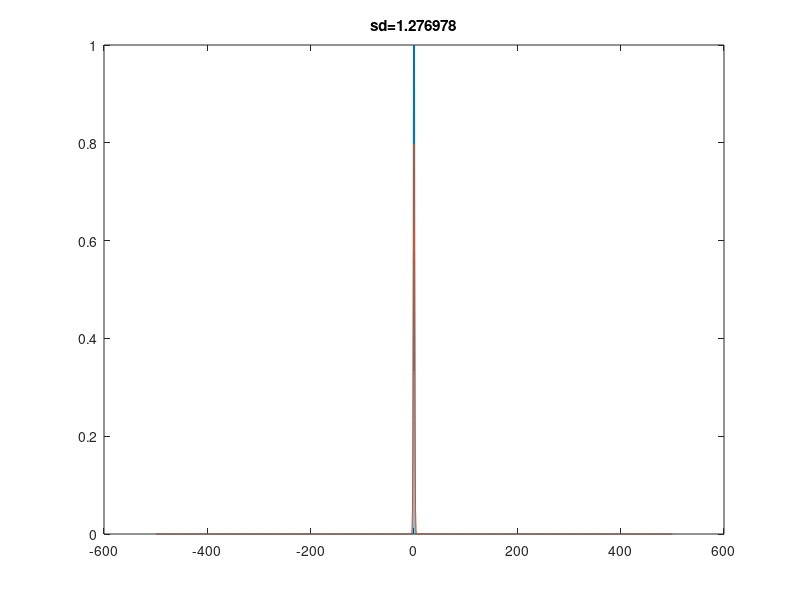

The MATLAB source for this figure: (Note: this script raises an error after producing the figure.)
function approxAvg2fwhm(appfwhm,alpha);
% linear approximation

if ~exist('appfwhm','var') || isempty(appfwhm),
  appfwhm = 5;
end;
if ~exist('alpha','var') || isempty(alpha),
  alpha = 1;
end;

a=zeros(200,1000);
a(1,500) = 1;

space = [1:1000];
space = space-space(500);

g  = zeros(size(a));
sds = zeros(size(a,1),1);
err = sds;

w=3;
n = 0;figure;clf;
while(1),
  n = n + 1;
  tmp = a(n,:);
  b=tmp([end 1:end-1]).*alpha;
  c=tmp([2:end 1]).*alpha;
  a(n+1,:)  = sum([tmp;b*w;c*w])./(1+2*w);
  a(n+1,:)  = a(n+1,:)./max(a(n+1,:));
  
  sds(n+1) = fminsearch(@(x) gFit(x,a(n+1,:),space),1);
  [err(n+1), g(n+1,:)] = gFit(sds(n+1),a(n+1,:),space);
 
  plot(space,[a(n+1,:); g(n+1,:)]);
  title(sprintf('sd=%f',sds(n+1)));
  drawnow;
  
  %if sd2fwhm(sds(n+1)*mean([1 sqrt(2)])) >= appfwhm;
  if sd2fwhm(sds(n+1)*mean([1 1])) >= appfwhm;
    %[n sd2fwhm(sds(n+1)*[1 sqrt(2)]) err(n+1)],
    break;
  end;
end;
fprintf(1,'Number of iterations: %d (alpha = %.2f) - aproximate fwhm = %.2f\n',n,alpha,appfwhm);

% crop
a = a(1:n,:);
g = g(1:n,:);
sds = sds(1:n);
err = err(1:n);
% plot
figure;clf;
subplot(2,2,1);imagesc(a);ylabel('iter (#)');
subplot(2,2,2);plot(err,'r');ylabel('error (au)');
subplot(2,2,3);imagesc(a(2:end,:)-g(2:end,:));xlabel('space (mm)');ylabel('iter (#)');
subplot(2,2,4);hold on;
plot(mean(sd2fwhm(sds*[1 sqrt(2)])'),'g');
plot(sd2fwhm(sds),'g--');
plot(sd2fwhm(sds*sqrt(2)),'g--');
ylabel('fwhm (mm)');
xlabel('iter (#)');
plot([0 n],[appfwhm appfwhm],'k:');
plot([1:n],sd2fwhm(sqrt([1:n].*alpha)),'r:');
hold off;



% 
function g=gauss(x,sd);
g =  exp(-.5* (x/sd).^2);
return

function [e, fit] =gFit(sd,data,x);
g = gauss(x,sd);
b = pinv(g(:))*data(:);
fit = (g(:)*b)';
e = norm(data-fit);
return;
